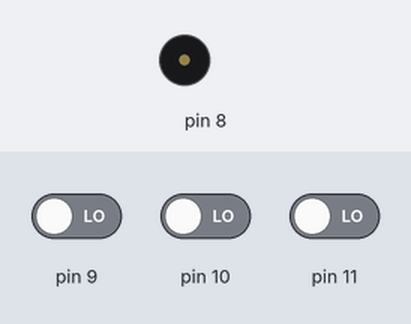
This sketch was run on a simulated Arduino Uno, built with avr-gcc and run on an emulated ATmega328P. Shown: buzzer (waves = sounding). Inputs (shaded band) come from the test bench; at power-on: pin 9 LOW, pin 10 LOW, pin 11 LOW.

Above: at 1.2 s.
1.3 s: pin 9 driven HIGH
At 1.8 s:
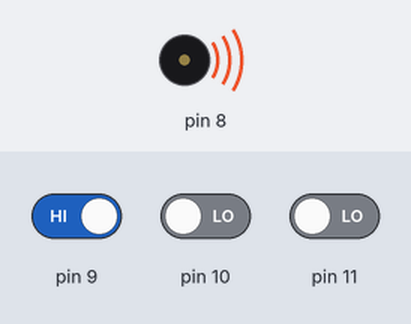
4.3 s: pin 9 driven LOW
At 4.9 s:
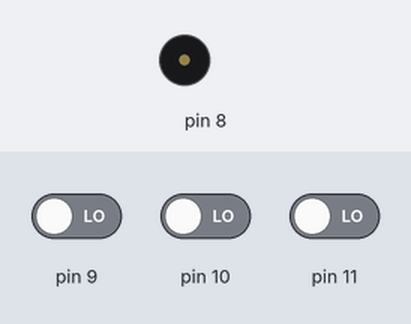
5.8 s: pin 10 driven HIGH
At 6.3 s:
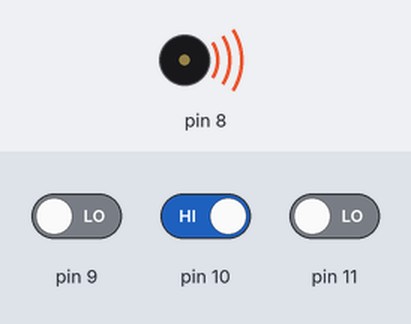
Timing chart, 0 to 8.8 s (numbered marks = the images above; inputs shaded):
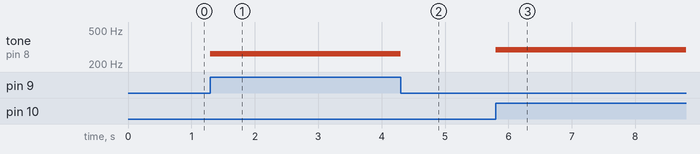

Measured:
- after the input at 1.3 s, tone on pin 8: silent → 262 Hz at once
- after the input at 4.3 s, tone on pin 8: 262 Hz → silent at once
- after the input at 5.8 s, tone on pin 8: silent → 294 Hz at once

The sketch:

piano.ino
```cpp
void setup() {
pinMode(9, INPUT);  //도
pinMode(10, INPUT);  //레
pinMode(11, INPUT);  //미
pinMode(8, OUTPUT); // 스피커
}

void loop() {
  if(digitalRead(9) == HIGH){
    tone(8, 262, 100);
    delay(100);
  }


 else if(digitalRead(10) == HIGH){
    tone(8, 294, 100);
    delay(100);
  }
   else if(digitalRead(11) == HIGH){
    tone(8, 330, 100);
    delay(100);
  }
  else {
    delay(100);
  }
}
```
